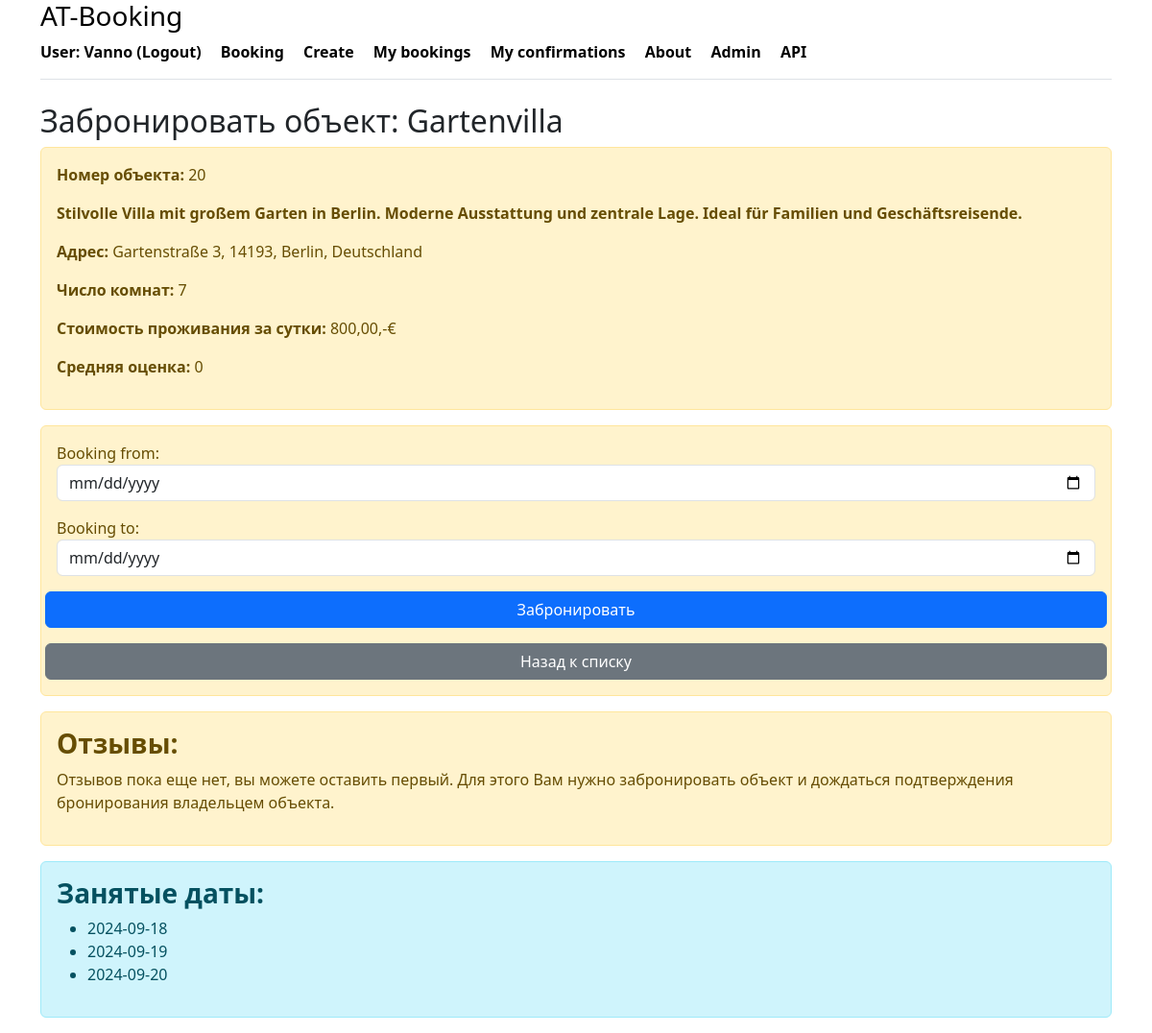
The page /booking/create/20/ (signed in) on the database as committed earlier.
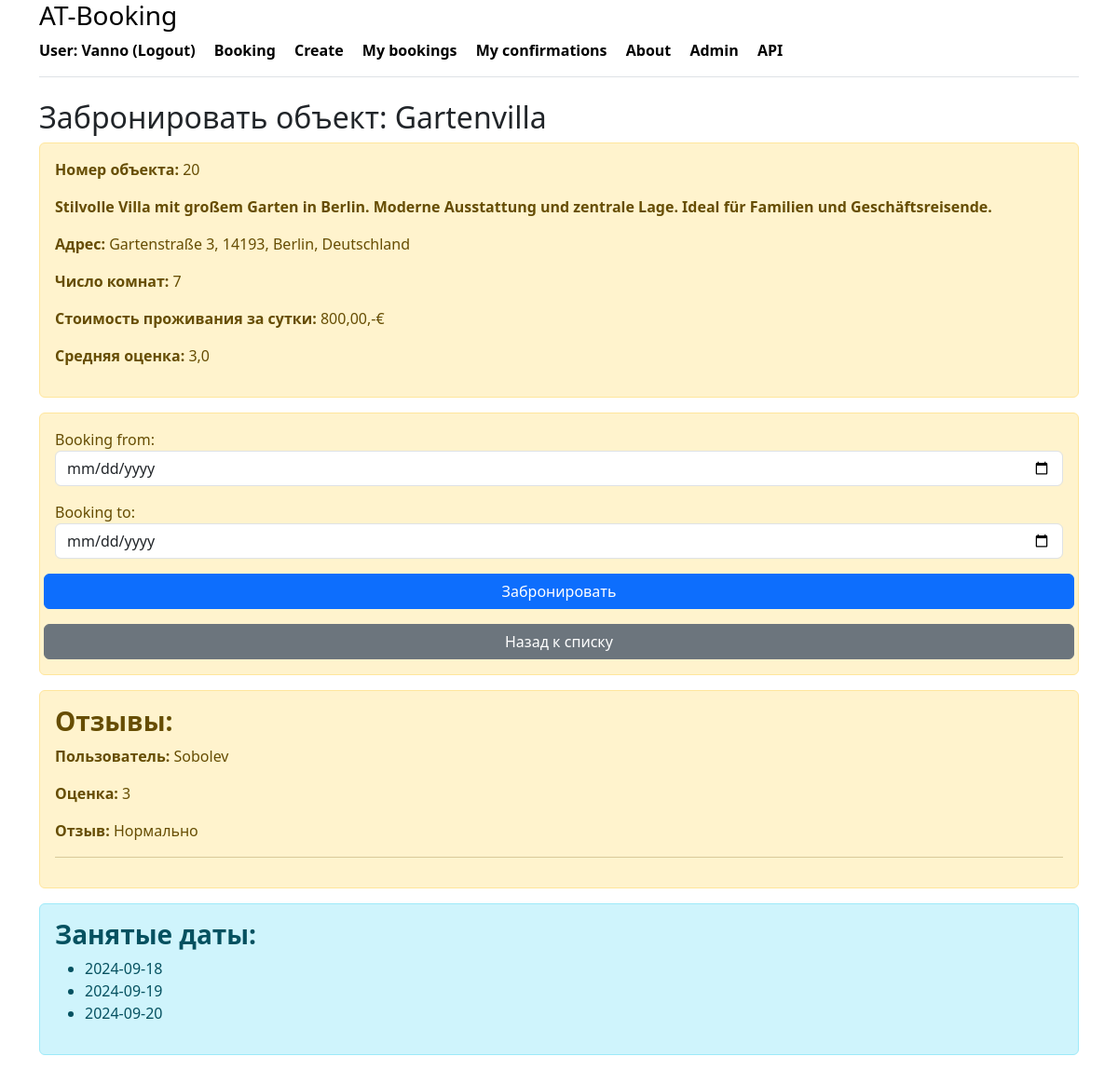
The same page on the database as committed later.
### booking/models.py (models this page shows, shortened)
class Housing(models.Model):
    class HousingType(models.TextChoices):
        APARTMENT = 'APARTMENT', 'Квартира'
        HOUSE = 'HOUSE', 'Дом'
        STUDIO = 'STUDIO', 'Студия'
        CASTLE = 'CASTLE', 'Замок'
        HOTEL = 'HOTEL', 'Гостиница'
        VILLA = 'VILLA', 'Вилла'
        COTTAGE = 'COTTAGE', 'Коттедж'
    name = models.CharField(_('Name of object'), max_length=100)
    type = models.CharField(
        _('Type of object'),
        max_length=20,
        choices=HousingType.choices,
        default=HousingType.APARTMENT
    )
    country = models.CharField(_('Country'), max_length=50)
    post_code = models.CharField(_('Postal code'), max_length=10)
    city = models.CharField(_('City'), max_length=50)
    street = models.CharField(_('Street'), max_length=50, null=True, blank=True)
    house_number = models.CharField(_('House number'), max_length=50, null=True, blank=True)
    rooms = models.IntegerField(_('Number of rooms'))
    description = models.TextField(_('Description'))
    price = models.DecimalField(_('Price'), max_digits=10, decimal_places=2)
    owner = models.ForeignKey(User, on_delete=models.CASCADE, related_name='owner_housings')
    is_visible = models.BooleanField(default=True)
    created_at = models.DateTimeField(auto_now_add=True)
    views = models.IntegerField(default=0)  # Поле для хранения количества просмотров
    class Meta:
        verbose_name_plural = _('housings')
        verbose_name = _('housing')
        indexes = [
            models.Index(fields=['type']),
            models.Index(fields=['price']),
        ]
    def get_average_rating(self):
        avg_rating = self.reviews.aggregate(Avg('rating')).get('rating__avg')
        return avg_rating if avg_rating is not None else 0  # Возвращаем 0, если нет отзывов

class Review(models.Model):
    rating = models.IntegerField(_('Rating'))
    text = models.TextField(_('Review'))
    created_at = models.DateTimeField(auto_now_add=True)
    owner = models.ForeignKey(User, on_delete=models.CASCADE, related_name='reviews')
    housing = models.ForeignKey(Housing, on_delete=models.CASCADE, related_name='reviews')
    class Meta:
        verbose_name_plural = _('reviews')
        verbose_name = _('review')

### booking/views.py (the view)
# urls.py: path('booking/create/<int:housing_id>/', create_booking, name='create_booking'),
@login_required
def create_booking(request, housing_id):
    housing = get_object_or_404(Housing, pk=housing_id)
    if request.user == housing.owner:
        messages.error(request, 'Вы не можете забронировать свой собственный объект.')
        return redirect('message')  # Перенаправляем на страницу списка объектов
    reviews = Review.objects.filter(housing=housing).order_by('owner_id')
    bookings = Booking.objects.filter(housing=housing)
    occupied_dates = []
    for booking in bookings:
        start_date = booking.date_from
        end_date = booking.date_to
        current_date = start_date
        while current_date <= end_date:
            occupied_dates.append(format(current_date, 'Y-m-d'))
            current_date += timedelta(days=1)
    if request.method == 'POST':
        form = BookingForm(request.POST)
        if form.is_valid():
            booking = form.save(commit=False)
            booking.owner = request.user  # Устанавливаем владельца бронирования
            booking.housing = housing  # Устанавливаем жилье для бронирования
            date_from = form.cleaned_data['date_from']
            date_to = form.cleaned_data['date_to']
            if date_from < now().date() or date_to < now().date():
                messages.error(request, 'Выбранные даты не могут быть в прошлом. Пожалуйста, выберите другие даты.')
                return render(request, 'booking/create_booking.html', {
                    'form': form,
                    'housing': housing
                })
            if date_from > date_to:
                messages.error(request, 'Дата начала не может быть позже даты окончания.')
                return render(request, 'booking/create_booking.html', {
                    'form': form,
                    'housing': housing
                })
            overlapping_bookings = Booking.objects.filter(
                housing=housing,
                status__in=[Booking.BookingStatus.CONFIRMED, Booking.BookingStatus.PENDING]
            ).filter(
                Q(date_from__lte=date_to, date_to__gte=date_from)
            )
            if overlapping_bookings.exists():
                messages.error(request, 'На выбранные даты объект уже забронирован. Пожалуйста, выберите другие даты.')
                return render(request, 'booking/create_booking.html', {
                    'form': form,
                    'housing': housing
                })
            booking.save()
            messages.success(request, 'Бронирование успешно создано и ожидает подтверждения!')
            return redirect('my_bookings')  # Перенаправляем на страницу бронирования
    else:
        form = BookingForm()
    return render(request, 'booking/create_booking.html', {
        'form': form,
        'housing': housing,
        'reviews': reviews,
        'occupied_dates': occupied_dates,
    })

### booking/forms.py (shortened to what this page needs)
class BookingForm(forms.ModelForm):
    class Meta:
        model = Booking
        fields = ['date_from', 'date_to'] # Поля, заполняемые пользователем
        widgets = {
            'date_from': forms.DateInput(attrs={'type': 'date', 'class': 'form-control'}),
            'date_to': forms.DateInput(attrs={'type': 'date', 'class': 'form-control'}),
        }

### booking/templates/booking/create_booking.html (shortened to what this page needs)
{% extends 'booking/base.html' %}
{% block content %}
    <h2>Забронировать объект: {{ housing.name }}</h2>
    <div class="alert alert-warning mt-2">
        <p><strong>Номер объекта:</strong> {{ housing.id }}</p>
                 <p><strong>{{ housing.description }}</strong></p>
                 <p><strong>Адрес:</strong> {{ housing.street }} {{ housing.house_number }}, {{ housing.post_code }}, {{ housing.city }}, {{ housing.country }}</p>
                 <p><strong>Число комнат:</strong> {{ housing.rooms }}</p>
                 <p><strong>Стоимость проживания за сутки:</strong> {{ housing.price }},-€</p>
                <p><strong>Средняя оценка:</strong> {{ housing.get_average_rating }}</p>
    </div>
    <div class="alert alert-warning mt-2">
        <form method="post">
            {{ form.as_p }}
             <div class="row">
                <button type="submit" class="btn btn-primary">Забронировать</button>
             </div>
        </form>
     <div class="row">
        <a href="{% url 'housing_list' %}" class="btn btn-secondary mt-3">Назад к списку</a>
     </div>
    </div>
     <div class="alert alert-warning mt-2">
        <h3><strong>Отзывы:</strong></h3>
        {% if reviews %}
            {% for el in reviews %}
                <p><strong>Пользователь:</strong> {{ el.owner.username }}</p>
                <p><strong>Оценка:</strong> {{ el.rating }}</p>
                <p><strong>Отзыв:</strong> {{ el.text }}</p>
                <hr>
            {% endfor %}
        {% else %}
            <p>Отзывов пока еще нет, вы можете оставить первый. Для этого Вам нужно забронировать объект и дождаться подтверждения бронирования владельцем объекта.</p>
        {% endif %}
    </div>
    <div class="alert alert-info mt-2">
        <h3><strong>Занятые даты:</strong></h3>
        <ul>
            {% for date in occupied_dates %}
                <li class="occupied-date">{{ date }}</li>
            {% empty %}
                <p>Нет занятых дат.</p>
            {% endfor %}
        </ul>
    </div>
{% endblock %}

Rows that differ between the two databases and show on the page:
computed for Housing "Gartenvilla": get_average_rating "0" → "3,0"
added Review: owner.username "Sobolev", rating "3", text "Нормально"
Other text that changed with them:
text no longer shown: "Отзывов пока еще нет, вы можете оставить первый. Для этого Вам нужно забронировать объект и дождаться подтверждения бронирования владельцем объекта."
